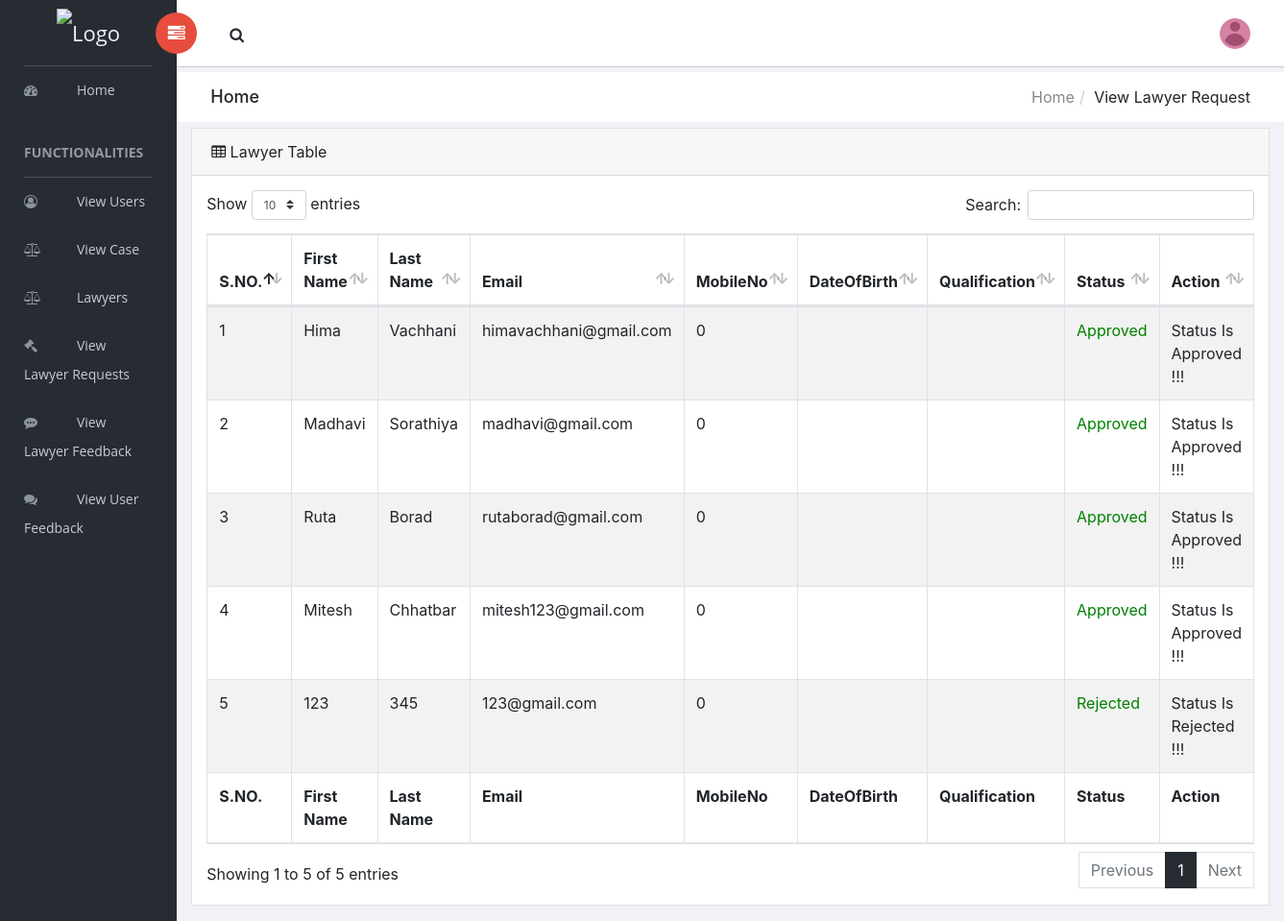
The page /admin/view_lawyer_req.php (signed in) on the database its author committed.
### tables this page shows
CREATE TABLE `decipher_lawyer_login_lawyer` (
  `id` int(11) NOT NULL,
  `first_name` text NOT NULL,
  `last_name` text NOT NULL,
  `email` varchar(100) NOT NULL,
  `MobileNo` int(12) NOT NULL,
  `DateOfBirth` varchar(20) NOT NULL,
  `Qualification` varchar(20) NOT NULL,
  `status` text NOT NULL,
  `password` varchar(100) NOT NULL
);

### admin/view_lawyer_req.php (the view, shortened to what this page needs)
<?php
	if(isset($_SESSION['user_id']) && $_SESSION['user_id']!=""){
	require_once('header.php');
	require_once('config.php');
	$select="SELECT * FROM `decipher_lawyer_login_lawyer`";
	$query=mysqli_query($conn,$select);
?>
<div class="breadcrumbs">
            <div class="col-sm-4">
                <div class="page-header float-left">
                    <div class="page-title">
                        <h1>Home</h1>
                    </div>
                </div>
            </div>
            <div class="col-sm-8">
                <div class="page-header float-right">
                    <div class="page-title">
                        <ol class="breadcrumb text-right">
                            <li><a href="#">Home</a></li>
                            <li class="active">View Lawyer Request</li>
                        </ol>
                    </div>
                </div>
            </div>
        </div>
<div id="content-wrapper">
    <div class="container-fluid">
        <div class="card mb-3">
          <div class="card-header">
            <i class="fa fa-table"></i>
			Lawyer Table</div>
         <div class="card-body">
            <div class="table-responsive">
				<table id="bootstrap-data-table-export" class="table table-striped table-bordered">
                <thead>
                  <tr>
                    <th>S.NO.</th>
                    <th>First Name</th>
                    <th>Last Name</th>
                    <th>Email</th>
                    <th>MobileNo</th>
                    <th>DateOfBirth</th>
                    <th>Qualification</th>
                    <th>Status</th>
                    <th>Action</th>
                  </tr>
                </thead>
                <tfoot>
                  <tr>
                    <th>S.NO.</th>
                    <th>First Name</th>
                    <th>Last Name</th>
                    <th>Email</th>
                    <th>MobileNo</th>
                    <th>DateOfBirth</th>
                    <th>Qualification</th>
                    <th>Status</th>
                    <th>Action</th>
                  </tr>
                </tfoot>
	<tbody>
<?php $i=1;
	while ($res=mysqli_fetch_assoc($query))
{ ?>
<tr>
	<td><?php echo $i++; ?> </td>
	<td><?php echo  $res['first_name']; ?> </td>
	<td><?php echo $res['last_name']; ?> </td>
	<td><?php echo $res['email']; ?> </td>
    <td><?php echo $res['MobileNo']; ?> </td>
    <td><?php echo $res['DateOfBirth']; ?> </td>
    <td><?php echo $res['Qualification']; ?> </td>
    <td style="color:green;"><?php echo $res['status'];?></td>
 <?php $status=$res['status'];
 if($status =="Approved"){?>
   <td> Status Is Approved !!! </td>
 <?php }elseif($status=="Rejected"){?>
	 <td> Status Is Rejected !!! </td>
 <?php } ?>
<?php } ?>
    </tbody>
</table>
            </div>
        </div>
    </div>
</div>
</div>
<?php require_once('footer.php');
}
else{
		echo "Please <a href='index.php'>Login</a> to Access This Page";
	}
?>

### rows shown on the page
decipher_lawyer_login_lawyer: first_name "Hima", last_name "Vachhani", email "himavachhani@gmail.com", MobileNo "0", status "Approved", shows "Status Is Approved !!!"
decipher_lawyer_login_lawyer: first_name "Madhavi", last_name "Sorathiya", email "madhavi@gmail.com", MobileNo "0", status "Approved", shows "Status Is Approved !!!"
decipher_lawyer_login_lawyer: first_name "Ruta", last_name "Borad", email "rutaborad@gmail.com", MobileNo "0", status "Approved", shows "Status Is Approved !!!"
decipher_lawyer_login_lawyer: first_name "Mitesh", last_name "Chhatbar", email "mitesh123@gmail.com", MobileNo "0", status "Approved", shows "Status Is Approved !!!"
decipher_lawyer_login_lawyer: first_name "123", last_name "345", email "123@gmail.com", MobileNo "0", status "Rejected", shows "Status Is Rejected !!!"
